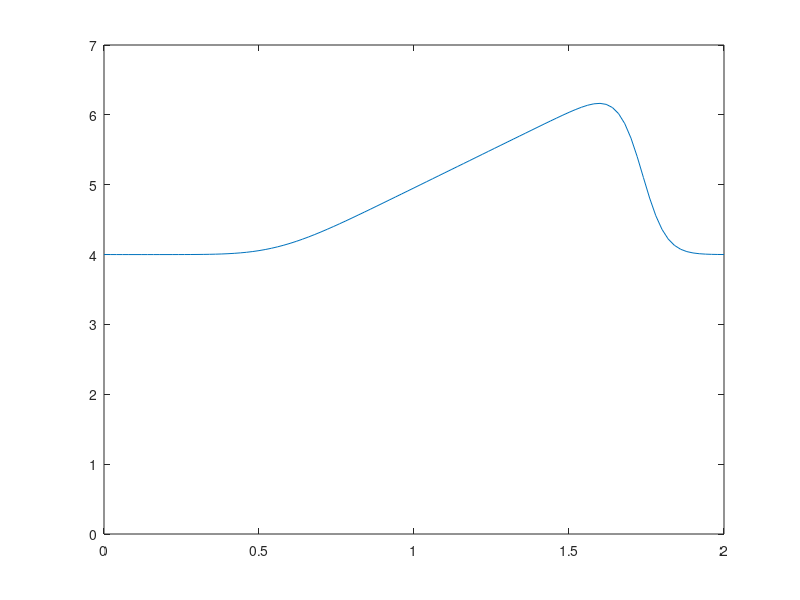

The MATLAB script that drew this image:
function bergerP3( )
%initial condition

%dx = 0.1;
nx = 101;
dx = (2*pi)/(nx-1);
%x = 0:2*pi:nx;
x = 0:dx:2*pi;
%length(x);
nx = 101;  %length(x);
nu = .07;
nt = 100;
dt = dx * nu;
%c = 1;
%tend = nt * dt;
t = 0;


phi = exp((-x.^2)/4*nu) + exp((-(x - 2*pi).^2)/(4*nu));

for i = 1:length(phi)
    partial(i) = (-x(i))/(2*nu) * exp((-x(i)^2)/(4*nu)) - ((x(i)-2*pi)/(2*nu)) * exp((-(x(i)-2*pi)^2)/(4*nu));
end

u = zeros(nx, 1);
%u = sin(pi * x);

for i = 1:length(x)
    u(i) = ((-2*nu)/(exp((-x(i)^2)/(4*nu)) + exp((-(x(i)-2*pi)^2)/(4*nu))) * ((-x(i))/(2*nu) * exp((-x(i)^2)/(4*nu) - (x(i)-2*pi)/(2*nu)*exp((-(x(i)-2*pi)^2)/(4*nu))))+4);
end


%for i = 1:length(phi)
%    u(i) = -2*(nu)/phi(i) * partial(i) + 4;
%end

%u = -2*(nu)/phi * partial + 4;
plot(u)
%exact_u = exp(-pi^2 * tend) * sin(pi * x);
for i = 1:length(phi)
    exact_u = exp((-(x(i) - 4 * t)^2)/4 * nu * (t+1)) + exp((-(x(i)-4 * t-2 * pi)^2)/(4 * nu * (t+1)));
end

%u(0.5/dx : 1/dx + 1) = 2;
%plot(u);

frame_counter = 1;
for n = 1:nt
    un = u;
    for i = 2:nx-1
        %this line from previous lab
        %u(i) = un(i) + nu*dt/dx^2 * (un(i+1) - 2*un(i) + un(i-1)) - un(i) * (dt/dx) * (un(i) - un(i-1));
        % end here
        
        u(i) = un(i) - un(i) * dt/dx * (un(i) - un(i-1)) + nu * (dt/(dx^2)) * (un(i+1)-2*un(i)+un(i-1));
        
        %u(-1) = un(-1) - un(-1) * dt/dx * (un(-1) - un(-2)) + nu * (dt/(dx^2)) * (un(0) - 2 * un(-1) + un(-2));
        
    end
    length(u);
    length(un);
    u(101) = un(101) - un(101) * dt/dx * (un(101) - un(100)) + nu * (dt/(dx^2)) * (un(1) - 2 * un(101) + un(100));
    u(1) = u(101);
    plot(linspace(0,2,nx),u);
    axis([0 2 0 7]);  % fix the axis so it doesn't change on the for loop
    F(frame_counter) = getframe;
    frame_counter = frame_counter + 1;
end
norm(u - exact_u, inf)

end

